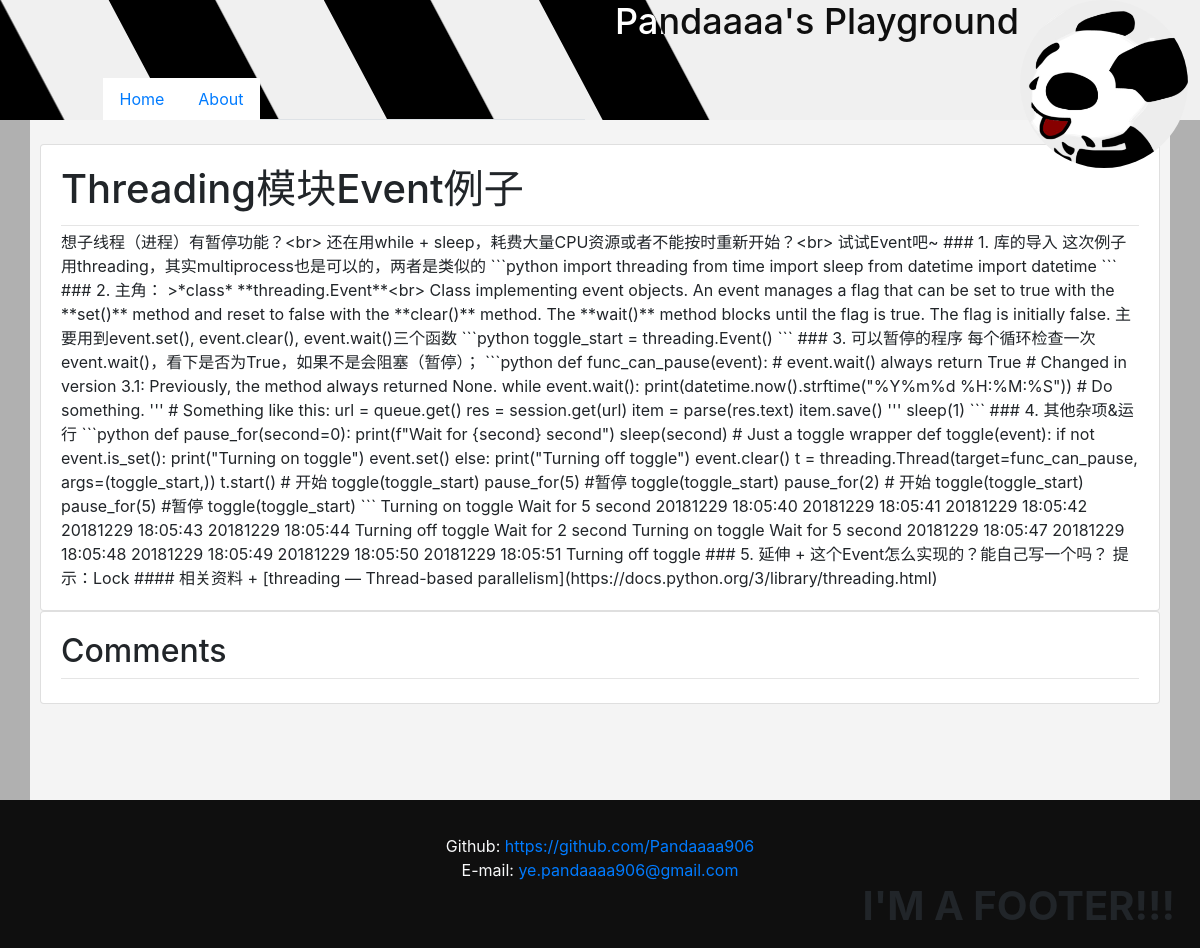
The app's page /article/2 with its own data.
### main/models.py (models this page shows)
class NavBarItem(BaseModel):
    caption = models.TextField()
    url = models.TextField()
    help_text = models.TextField()
    ordering = models.IntegerField(default=0, blank=True)

class ConstantDict(BaseModel):
    NUMBER = "NUMBER"
    TEXT = "TEXT"
    TYPES = (
        (NUMBER, "NUMBER"),
        (TEXT, "TEXT"),
    )
    app = models.TextField(null=True, blank=True)
    key = models.TextField()
    _type = models.TextField(choices=TYPES)
    value = models.TextField()

### article/models.py (models this page shows)
class Article(BaseModel):
    title = models.TextField(null=False)
    content = models.TextField(null=True)
    tags = models.ManyToManyField(Tag, default=None, blank=True)
    class Meta:
        ordering = ['-created_at']

### article/views.py (the view)
# urls.py: path('article/<int:_id>', ArticleView.as_view()),
class ArticleView(View):
    def get(self, request, _id, *args, **kwargs):
        article = get_object_or_404(Article, id=_id)
        return render(request, "article.html", {'article': article})

### main/templatetags/blog_constant.py (called while the page is built)
@register.inclusion_tag("navbar.html")
def get_nav_bar_items():
    items = NavBarItem.objects.all()
    return {"items": items}

@register.simple_tag
def get_constant(key):
    try:
        item = ConstantDict.objects.get(key=key)
    except ConstantDict.DoesNotExist:
        return None
    return item.value

### templates/article.html (shortened to what this page needs)
{% extends "base.html" %}
{% load static %}
{% block media %}
<link rel="stylesheet" href="{% static "js/highlight/styles/monokai.css"%}">
{% endblock %}
{% block content %}
<div class="article card h-100">
    <div class="card-body">
        <h1 class="card-title">
            {{ article.title}}
        </h1>
        <hr class="my-1">
        <p class="card-text" id="content-area">{{ article.content}}</p>
    </div>
</div>
    <div class="comments card h-100">
        <div class="card-body">
            <h2>Comments</h2>
            <hr class="my-1">
        </div>
    </div>
{% endblock %}

### templates/header.html (shortened to what this page needs)
{% load static %}
{% load blog_constant %}
<div class="d-flex fixed-top row header">
    <div class="col-5 offset-1 align-self-end">
            <ul class="nav nav-tabs">
            {% get_nav_bar_items %}
            </ul>
    </div>
    <div class="col row">
        <div class="col-10">
            <h1>{% get_constant "title"%}</h1>
        </div>
    </div>
</div>
<div class="profiler fixed-top">
    <div>
        <a href="{% url 'login' %}">
            <img class="avatar" src="{% static "img/avatar.jpg" %}"/>
        </a>
    </div>
</div>

### main/templates/navbar.html
{% for item in items %}
    <li class="nav-item">
        <a class="nav-link" href="{{item.url}}">{{item.caption}}</a>
    </li>
{% endfor %}

### templates/footer.html
{% load blog_constant %}
<div class="container-fluid">
    <div class="col text-center text-light">
        {% get_constant "github_page" as github_page %}
        <br>Github: <a href="{{ github_page }}">{{ github_page }}</a>
        {% get_constant "email" as email %}
        <br>E-mail: <a href="mailto:{{ email }}">{{ email }}</a>
    </div>
    <h1 class="float-right"><b>I'M A FOOTER!!!</b></h1>
</div>

### static/css/base.css (style rules this page uses)
body { background-color: #b0b0b0; }
.header { background: #f0f0f0 url("/static/img/banner.png"); height: 10vw; transition: 0.5s; }
.header h1 { font-size: 3vw; color: #fff; mix-blend-mode: difference; }
.nav-tabs li { background-color: #ffffff; }
.profiler { z-index: 2048; right: unset; left: 85%; width: 14%; height: 14%; transition: .8s; }
.avatar { width: 100%; height: 100%; -webkit-border-radius: 50%; -moz-border-radius: 50%; border-radius: 50%; }

### records on screen
NavBarItem: caption "Home"
NavBarItem: caption "About"
ConstantDict: value "Pandaaaa's Playground"
Article: title "Threading模块Event例子", content "想子线程（进程）有暂停功能？<br> 还在用while + sleep，耗费大量CPU资源或者不能按时重新开始？<br> 试试Event吧~ ### 1. 库的导入 这次例子用threading，其实multiprocess也是可以的，两者是类似的 ```python import threading from time import sleep from datetime import datetime ``` ### 2. 主角： >*class* **threading.Event**<br> Class implementing event objects. An event manages a flag that can be set to true with the **set()** method and reset to false with the **clear()** method. The **wait()** method blocks until the flag is true. The flag is initially false. 主要用到event.set(), event.clear(), event.wait()三个函数 ```python toggle_start = threading.Event() ``` ### 3. 可以暂停的程序 每个循环检查一次event.wait()，看下是否为True，如果不是会阻塞（暂停）； ```python def func_can_pause(event): # event.wait()…"
ConstantDict: value "https://github.com/Pandaaaa906"
ConstantDict: value "ye.pandaaaa906@gmail.com"
